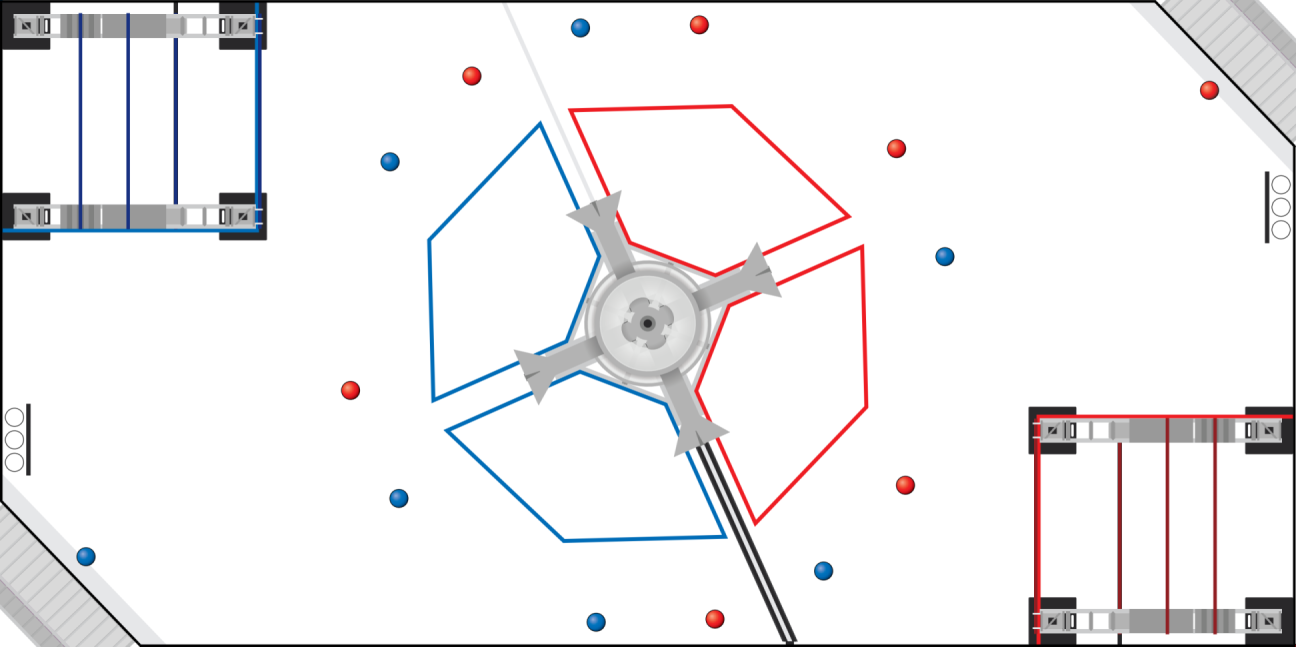
#> input picture field_layout_2.png, 1296 x 647 px
$ python python_fourier_transform.py field_layout_2.png
#> lines starting #> are read from the running program, lines starting #| are printed output that depends on the picture
import numpy as np
import sys
import matplotlib.pyplot as plt
from skimage.io import imread, imshow
from skimage.color import rgb2hsv, rgb2gray, rgb2yuv
from skimage import color, exposure, transform
from skimage.exposure import equalize_hist


def main():
    if len(sys.argv) <= 1 or not sys.argv[1]:
        print("Error: Please specify an image path, with: python .\python_fourier_transform.py \"image.png\"")
        return
    IMAGE_FILE_NAME = sys.argv[1]

    try:
        dark_image_grey = imread(IMAGE_FILE_NAME)
#> dark_image_grey is the input picture: shape (647, 1296, 3); mean R, G, B 239.4, 238.1, 239.3
    except:
        print(
            f"Error: The image {IMAGE_FILE_NAME} does not exist. Please ensure it is place in the this directory and spelled correctly")
        return

    try:
        dark_image_grey = rgb2gray(dark_image_grey)
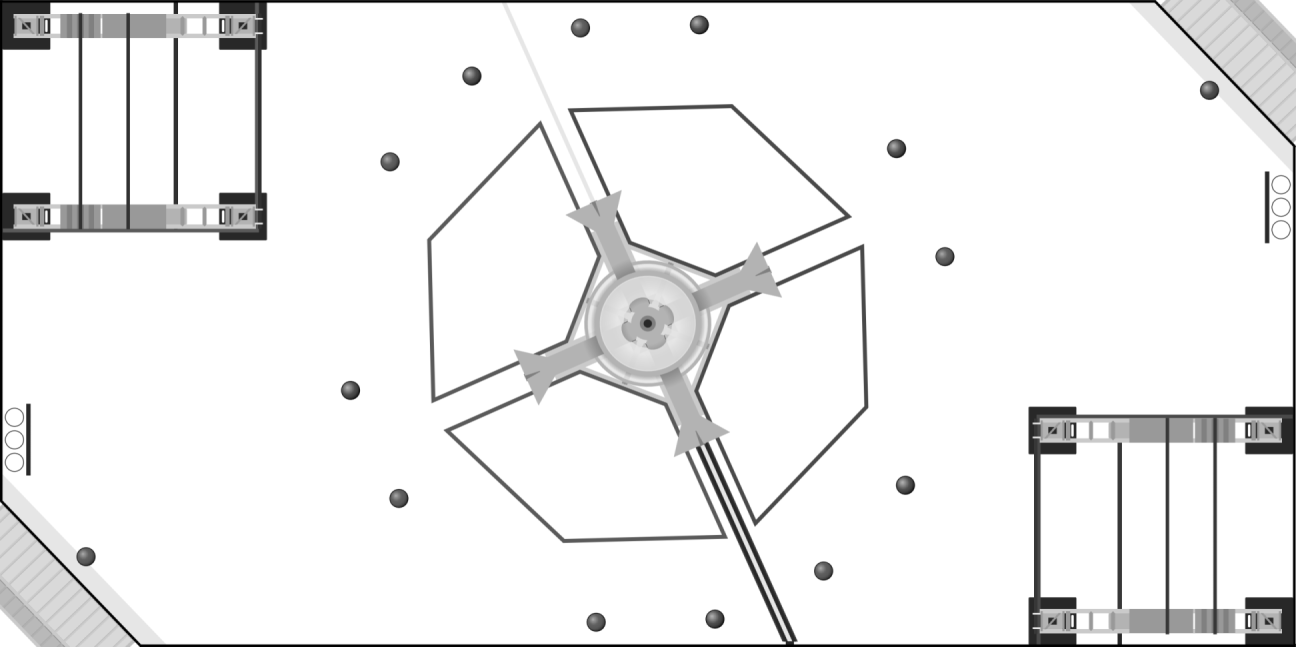
#> dark_image_grey: shape (647, 1296) float64; min 0, max 1, mean 0.935
    except ValueError:
        pass

    # Comment this line if the image is in gray scale

    plt.figure(num=None, figsize=(8, 6), dpi=80)
    plt.imshow(dark_image_grey, cmap='gray')

    dark_image_grey_fourier = np.fft.fftshift(np.fft.fft2(dark_image_grey))
    plt.figure(num=None, figsize=(8, 6), dpi=80)
    plt.imshow(np.log(abs(dark_image_grey_fourier)), cmap='gray')

    plt.show()
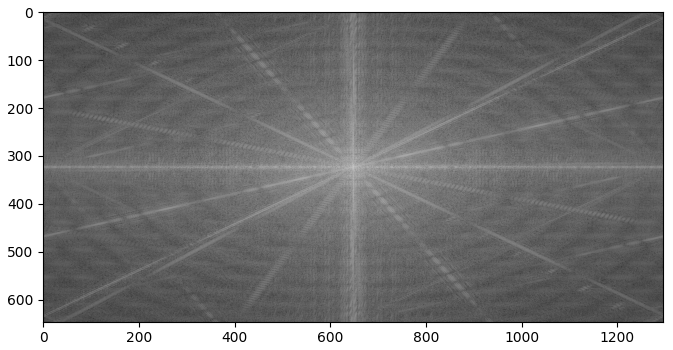
#> figure drawn by matplotlib, 1 panel


if __name__ == "__main__":
    main()
